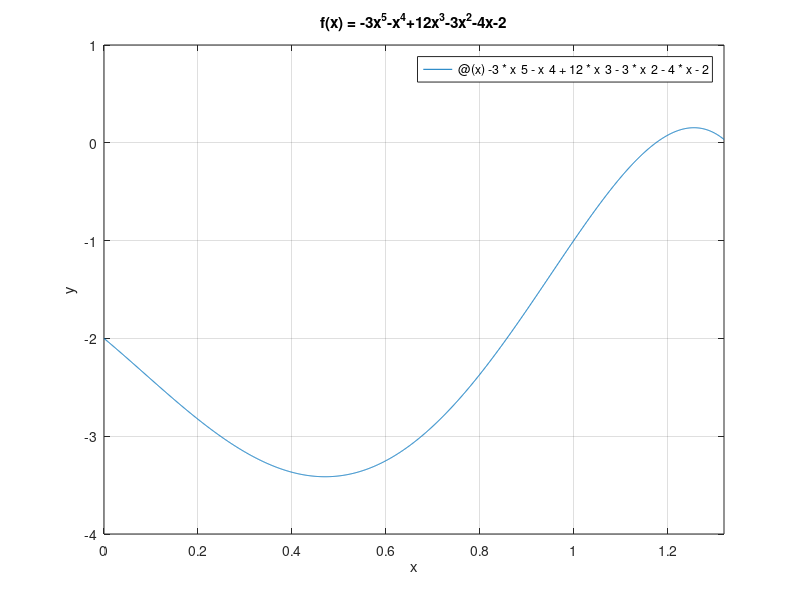

The MATLAB script that drew this image:
clc
%Funcion Polinomial Polinomial, Grado 5
f=@(x)-3*x^5-x^4+12*x^3-3*x^2-4*x-2;
%Grafica de la funcion intervalo x: [0,1.32]:
fplot(f,[0,1.32]);
grid on;
title("f(x) = -3x^5-x^4+12x^3-3x^2-4x-2");
xlabel("x");
ylabel("y");
%Encontrar los ceros de la funcion:
%Coeficientes de la funcion f(x):
P=[-3 -1 12 -3 -4 -2];
r=roots(P);
disp("Los ceros de la funcion f(x) son: ")
disp(r);